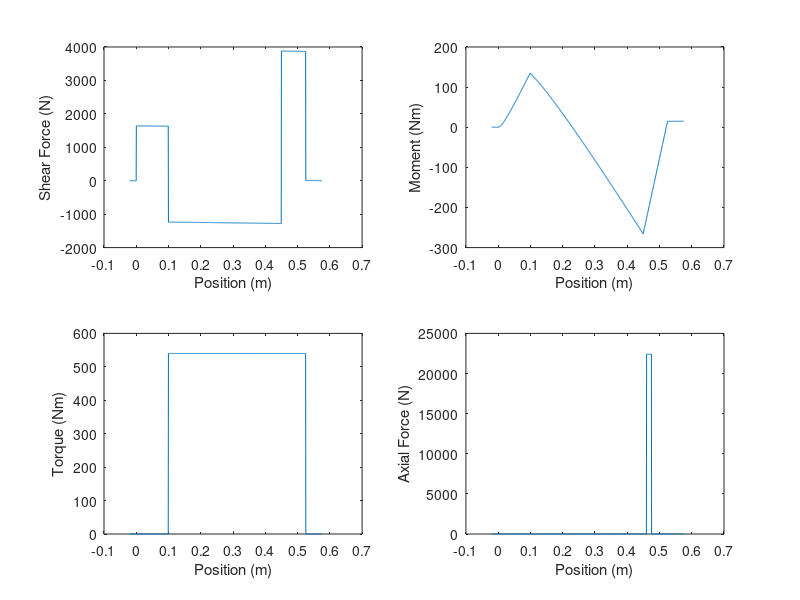

Write the MATLAB code that produced this figure. (Note: this script raises an error after producing the figure.)
% Main script
clear;
g = 9.81;
shaftSpeed = 300*2*pi/60; % rad/s
S_ut = 460e6; % Pa
S_y = 380e6; % Pa

inToMm = 25.4; % converting inches to mm

% Table 11-2 Transverse (col1 = Bore Diameter, col3 = Bearing Width, col4 =
% Fillet Radius).  Note we are supposed to have a fillet radius <= 1mm for
% the gears.
table_112 = [10 30 9 0.6 12.5 27 5.07 2.24 4.94 2.12;
    12 32 10 0.6 14.5 28 6.89 3.10 7.02 3.05;
    15 35 11 0.6 17.5 31 7.80 3.55 8.06 3.65;
    17 40 12 0.6 19.5 34 9.56 4.50 9.95 4.75;
    20 47 14 1.0 25 41 12.7 6.20 13.3 6.55;
    25 52 15 1.0 30 47 14.0 6.95 14.8 7.65;
    30 62 16 1.0 35 55 19.5 10.0 20.3 11.0;
    35 72 17 1.0 41 65 25.5 13.7 27.0 15.0;
    40 80 18 1.0 46 72 30.7 16.6 31.9 18.6;
    45 85 19 1.0 52 77 33.2 18.6 35.8 21.2;
    50 90 20 1.0 56 82 35.1 19.6 37.7 22.8;
    55 100 21 1.5 63 90 43.6 25.0 46.2 28.5;
    60 110 22 1.5 70 99 47.5 28.0 55.9 35.5;
    65 120 23 1.5 74 109 55.9 34.0 63.7 41.5;
    70 125 24 1.5 79 114 61.8 37.5 68.9 45.5;
    75 130 25 1.5 86 119 66.3 40.5 71.5 49.0;
    80 140 26 2.0 93 127 70.2 45.0 80.6 55.0;
    85 150 28 2.0 99 136 83.2 53.0 90.4 63.0;
    90 160 30 2.0 104 146 95.6 62.0 106 73.5;
    95 170 32 2.0 110 156 108 69.5 121 85.0];

% length range (m)
leftPoint = -20e-3;  % m
rightPoint = 575e-3; % m

N = 1000; % num points

% Choose 1020 Cold Drawn Carbon Steel
% https://www.makeitfrom.com/material-properties/Cold-Drawn-1020-Carbon-Steel/
E = 190e9;      % Young's modulus
rho = 7.9e3;    % kg/m^3

%% Define x-dimension and location of shoulders, forces and components
x = linspace(leftPoint, rightPoint, N);
dx = (rightPoint-leftPoint)/(N-1);

xBearing  = [0.000 0.450];             % bearing locations
xGear     = [0.100 0.525];             % gear locations
xShoulder = [0.150 0.440 0.460 0.475]; % shoulder locations
xForce    = [0.000 0.100 0.450 0.525]; % force locations

% Compute index in x-vector
iX = @(x) int16((x-leftPoint)/dx)+1;
iBearing   = iX(xBearing);
iGear      = iX(xGear);
iShoulder  = iX(xShoulder);
iForce     = iX(xForce);

% Initial guess of segment dimaters based on previous runs
dnVec = [35 45 55 65 50];

% Make diameter vector
dVec = zeros(1,N);
dVec(1:iShoulder(1)) = dnVec(1); 
dVec(iShoulder(1):iShoulder(2)) = dnVec(2);
dVec(iShoulder(2):iShoulder(3)) = dnVec(3);
dVec(iShoulder(3):iShoulder(4)) = dnVec(4);
dVec(iShoulder(4):N) = dnVec(5);

% Forces along shaft (N)
% Includes forces on gears and weight of gears
V = zeros(1,N);
V(iForce(1):iForce(2)) = 1.59e3;  % N
V(iForce(2):iForce(3)) = -1.28e3; % N
V(iForce(3):iForce(4)) = 3.86e3;  % N

% Consider weight of shaft
W = pi/4*(dVec*1e-3).^2 *dx*rho*g; % weight of shaft
shaftWeight = sum(W);
shaftCentroid = sum(W.*x)/shaftWeight;

% Weight reactions from bearings
Wr = 0*x;
Wr(iBearing(1)) = (shaftCentroid-xBearing(1))/(xBearing(2)-xBearing(1))*shaftWeight;
Wr(iBearing(2)) = (xBearing(2)-shaftCentroid)/(xBearing(2)-xBearing(1))*shaftWeight;

% compute sheer due to weight associated reactions
Vw = 0*x;
for index = 1:N
   Vw(index) = sum(Wr(1:index)-W(1:index)); 
end
V = V + Vw; % Add sheer form weights to other sheer
V(end) = 0;

% Moment along shaft (Nm)
for i=1:N
   M(i) = mean(V(1:i))*x(i); 
end

% Torque along shaft
T = zeros(1,N);
T(iGear(1):iGear(2)) = 540; % Nm

% Axial Force along shaft
F_axial = zeros(1,N);
F_axial(iShoulder(3):iShoulder(4)) = 22.4e3; % N

figure(1)
subplot(2,2,1)
plot(x,V)
xlabel('Position (m)')
ylabel('Shear Force (N)')
subplot(2,2,2)
plot(x,M)
xlabel('Position (m)')
ylabel('Moment (Nm)')
subplot(2,2,3)
plot(x,T)
xlabel('Position (m)')
ylabel('Torque (Nm)')
subplot(2,2,4)
plot(x,F_axial)
xlabel('Position (m)')
ylabel('Axial Force (N)')

% Critical location is at left shoulder for the worm gear (high moment,
% torque and axial loading present, large change in radii).
Ma = abs(M(iShoulder(4))); % Nm
Tm = T(iShoulder(4));     % Nm

for i=1:length(table_112(:,1))
    d = table_112(i,1);
    D = 1.3*d;
    r = min([table_112(i,4) 1]); % set radi to reccomended radii but cap at 1mm
    n4 = fatigueAnalysis_soderberg(r,d,D,Ma,Tm);
    if n4 >= 3
        d5 = d;
        [~, index] = min(abs(table_112(:,1)-D));
        d4 = table_112(index,1);
        break
    end
end

% Next check interface for right bearing and its shoulder.
Ma = M(iShoulder(3)); % Nm
Tm = T(iShoulder(3)); % Nm

[~, index] = min(abs(table_112(:,1)-d4/1.2));
d3 = table_112(index,1);
r = min([table_112(index,4) 1]);
n3 = fatigueAnalysis_soderberg(r,d3,d4,Ma,Tm);

% Next check interface for right bearing shoulder and longer part of the 
% shaft.
Ma = M(iShoulder(2)); % Nm
Tm = T(iShoulder(2)); % Nm

[~, index] = min(abs(table_112(:,1)-d3/1.2));
d2 = table_112(index,1);
r  = min([table_112(index,4) 1]);
n2 = fatigueAnalysis_soderberg(r,d3,d4,Ma,Tm);

% Next check interface for left bearing shoulder.
Ma = M(iShoulder(1)); % Nm
Tm = T(iShoulder(1)); % Nm

[c, index] = min(abs(table_112(:,1)-d2/1.2));
d1 = table_112(index,1);
r  = min([table_112(index,4) 1]);
n1 = fatigueAnalysis_soderberg(r,d3,d4,Ma,Tm);

% Shaft diameters
assert(dnVec(1)==d1, 'd1 guess wrong')
assert(dnVec(2)==d2, 'd2 guess wrong')
assert(dnVec(3)==d3, 'd3 guess wrong')
assert(dnVec(4)==d4, 'd4 guess wrong')
assert(dnVec(5)==d5, 'd5 guess wrong')

% Compute yield safety factor
sFYield = yieldAnalysis(V, M, T, dVec, S_y, length(V))

% Compute deflection and check values
[y, yx] = findDeflection(x, dVec, xBearing, M, E);

figure(4)
plot(x,y*1e3);
title('Deflection')
xlabel('Position (m)'); ylabel('Deflection (mm)');
fprintf('Deflection at spur gear is %.1e mm and at worm it is %.1e mm.\n', y(iGear(1))*1e3, y(iGear(1))*1e3)
% Both gears have > 3 teeth/inch
fprintf('Max deflection at spur gear is %.1e mm and at worm it is %.1e mm.\n\n', 0.01*inToMm, 0.01*inToMm)

figure(5)
plot(x,yx)
title('Slope')
xlabel('Position (m)'); ylabel('Slope (rad)');
[yxmax, imax] = max(yx);
fprintf('Slope at bearing A is %.1e rad and at B it is %.1e rad.\n', yx(iBearing(1)), yx(iBearing(2)))
% Assume deep-groove ball bearing at A and tapered roller bearing at B.
fprintf('Max slope at bearing A is %.1e rad and at B it is %.1e rad.\n\n', 0.001, 0.0005)

% Check critical speed
maxSpeed = findCriticalSpeed(x, y, W); %rad/s
assert(shaftSpeed < maxSpeed, 'Shaft critical speed too low');

% Plot final shaft design
figure(2)
hold on
plot(x,dVec/2, 'b')
plot(x,-dVec/2, 'b')
plot(x(1)*[1 1], [1 -1]*dVec(1)/2, 'b')
plot(x(end)*[1 1], [1 -1]*dVec(end)/2, 'b')
hold off
%axis([0 550e-3 30 70])
xlabel('Position (m)'); ylabel('Shaft Outline (mm)');

%close all
